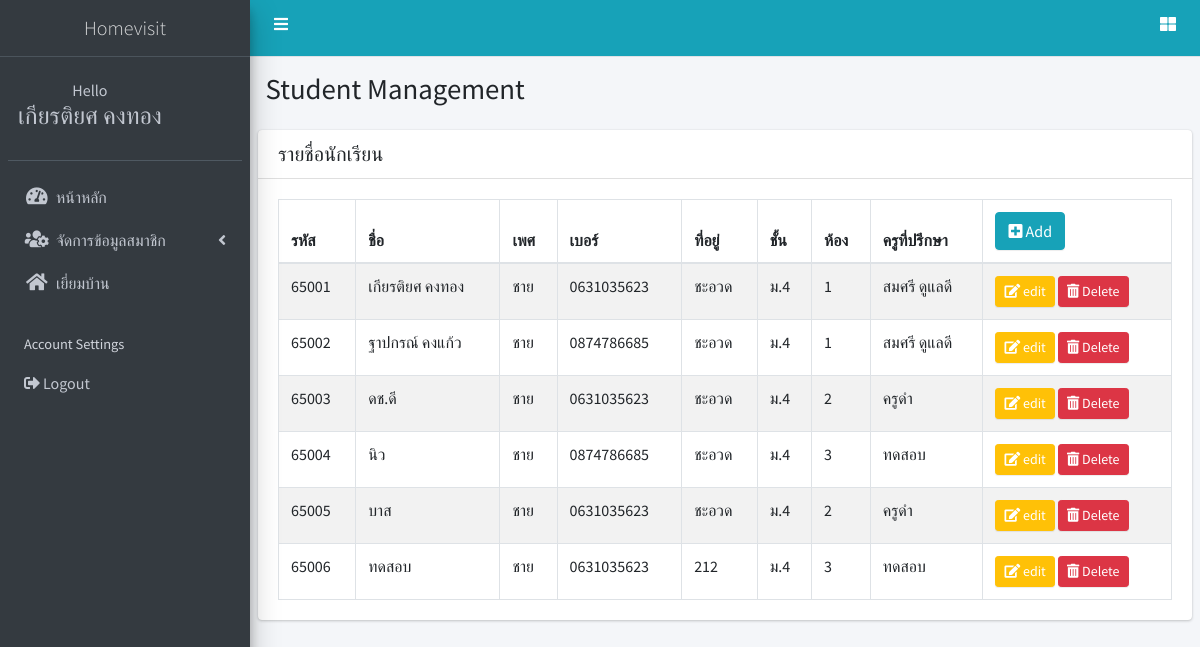
The page /pages/student/index.php (signed in) on the database its author committed.
### tables this page shows
CREATE TABLE `student` (
  `studentID` varchar(5) NOT NULL COMMENT 'รหัส',
  `studentName` varchar(50) NOT NULL COMMENT 'ชื่อ',
  `studentSex` enum('ชาย','หญิง') NOT NULL COMMENT 'เพศ',
  `studentPhone` varchar(10) NOT NULL COMMENT 'เบอร์',
  `studentAddress` varchar(100) NOT NULL COMMENT 'ที่อยู่',
  `class` enum('ม.1','ม.2','ม.3','ม.4','ม.5','ม.6') NOT NULL COMMENT 'ชั้น',
  `room1` enum('1','2','3','4','5','6','7','8','9','10') NOT NULL COMMENT 'ห้อง',
  `mlat` varchar(50) NOT NULL COMMENT 'ละติจูด',
  `mlog` varchar(50) NOT NULL COMMENT 'ลองติจูด',
  `username` varchar(20) NOT NULL,
  `password` varchar(20) NOT NULL,
  `userlevel` varchar(50) NOT NULL,
  `teacherID` varchar(5) NOT NULL,
  `parentID` varchar(13) NOT NULL
);

CREATE TABLE `teacher` (
  `teacherID` varchar(5) NOT NULL,
  `teacherName` varchar(50) NOT NULL,
  `teacherPhone` varchar(10) NOT NULL,
  `teacherAddress` varchar(100) NOT NULL,
  `class` enum('ม.1','ม.2','ม.3','ม.4','ม.5','ม.6','-') NOT NULL,
  `room1` enum('1','2','3','4','5','6','7','8','9','10','-') NOT NULL,
  `username` varchar(20) NOT NULL,
  `password` varchar(20) NOT NULL,
  `userlevel` varchar(25) NOT NULL
);

### pages/student/index.php (the view, shortened to what this page needs)
<?php
include_once('../../connect.php');
  $sql="SELECT * FROM teacher as m
  INNER JOIN student as p ON p.`class` = m.`class` AND p.`room1` = m.`room1`  GROUP BY `studentID`,`studentName`";
  $res=mysqli_query($conn,$sql);
?>
<!DOCTYPE html>
<html>
<head>
  <link rel="stylesheet" href="https://use.fontawesome.com/releases/v5.0.13/css/all.css">
  <link rel="stylesheet" href="https://code.ionicframework.com/ionicons/2.0.1/css/ionicons.min.css">
  <link rel="stylesheet" href="../../dist/css/adminlte.min.css">
  <link rel="stylesheet" href="../../plugins/datatables/dataTables.bootstrap4.min.css">
  <link rel="stylesheet" href="../../plugins/responsive/responsive.bootstrap4.min.css">
</head>
<body class="hold-transition sidebar-mini">
<div class="wrapper">
  <?php include_once('../includes/sidebar.php') ?>
  <div class="content-wrapper">
    <section class="content-header">
      <div class="container-fluid">
        <div class="row mb-2">
          <div class="col-sm-6">
            <h1>Student Management</h1>
          </div>
        </div>
      </div>
    </section>
    <section class="content">
      <div class="card">
        <div class="card-header">
          <h3 class="card-title d-inline-block">รายชื่อนักเรียน</h3>
        </div>
        <div class="card-body">
          <table id="dataTable" class="table table-bordered table-striped w-100 ">
            <thead>
            <tr>
              <th>รหัส</th>
              <th>ชื่อ</th>
              <th>เพศ</th>
              <th>เบอร์</th>
              <th>ที่อยู่</th>
              <th>ชั้น</th>
              <th>ห้อง</th>
              <th>ครูที่ปรึกษา</th>
              <th><a href="form_insert.php" class="btn btn-info"><i class="fas fa-plus-square"></i> Add </a></th>
            </tr>
            </thead>
            <tbody>
            <?php while($row=mysqli_fetch_array($res)) { ?>
              <tr>
                <td><?php echo $row['studentID']; ?></td>
                <td><?php echo $row['studentName']; ?></td>
                <td><?php echo $row['studentSex']; ?></td>
                <td><?php echo $row['studentPhone']; ?></td>
                <td><?php echo $row['studentAddress']; ?></td>
                <td><?php echo $row['class']; ?></td>
                <td><?php echo $row['room1']; ?></td>
                <td><?php echo $row['teacherName']; ?></td>
                <td>
                  <a href="form-edit2.php?studentID=<?php echo $row['studentID']; ?>" class="btn btn-sm btn-warning text-white">
                    <i class="fas fa-edit"></i> edit
                  </a>
                  <a href="delete.php?studentID=<?php echo $row['studentID']?>" onClick="return confirm('คุณต้องการลบข้อมูลนี้หรือไม่');" class="btn btn-sm btn-danger">
                    <i class="fas fa-trash-alt"></i> Delete</a>
                </td>
              </tr>
            <?php } ?>
            </tbody>
          </table>
        </div>
      </div>
    </section>
  </div>
</div>
</body>
</html>

### rows shown on the page
student: studentID "65001", studentName "เกียรติยศ คงทอง", studentSex "ชาย", studentPhone "0631035623", studentAddress "ชะอวด", class "ม.4", room1 "1", teacher.teacherName "สมศรี ดูแลดี"
student: studentID "65002", studentName "ฐาปกรณ์ คงแก้ว", studentSex "ชาย", studentPhone "0874786685", studentAddress "ชะอวด", class "ม.4", room1 "1", teacher.teacherName "สมศรี ดูแลดี"
student: studentID "65003", studentName "ดช.ดี", studentSex "ชาย", studentPhone "0631035623", studentAddress "ชะอวด", class "ม.4", room1 "2", teacherID.teacherName "ครูดำ"
student: studentID "65004", studentName "นิว", studentSex "ชาย", studentPhone "0874786685", studentAddress "ชะอวด", class "ม.4", room1 "3", teacher.teacherName "ทดสอบ"
student: studentID "65005", studentName "บาส", studentSex "ชาย", studentPhone "0631035623", studentAddress "ชะอวด", class "ม.4", room1 "2", teacherID.teacherName "ครูดำ"
student: studentID "65006", studentName "ทดสอบ", studentSex "ชาย", studentPhone "0631035623", studentAddress "212", class "ม.4", room1 "3", teacher.teacherName "ทดสอบ"

### other values the page prints
$_SESSION['user'] "เกียรติยศ คงทอง"
